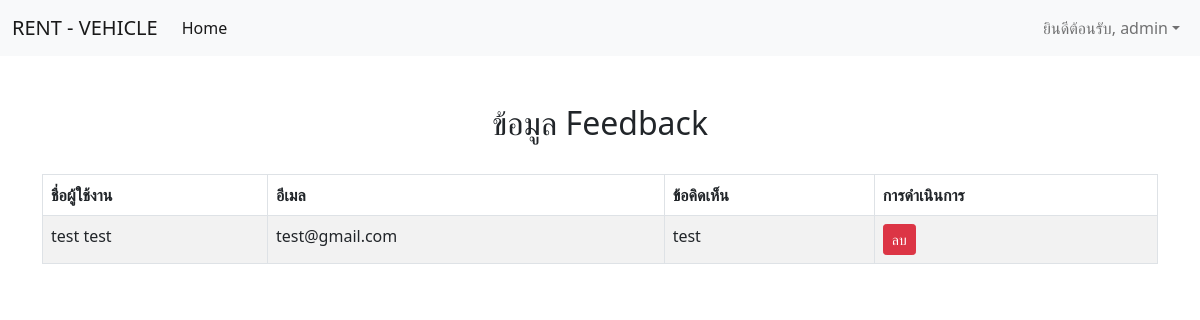
Screenshot of /show_feedback.php (signed in) with the database file from the repository.
### tables this page shows
CREATE TABLE `feedback` (
  `feedback_id` int(11) NOT NULL,
  `name` varchar(100) NOT NULL,
  `e_mail` varchar(100) NOT NULL,
  `message` text NOT NULL,
  `created_at` timestamp NOT NULL DEFAULT current_timestamp()
);

### show_feedback.php (the view, shortened to what this page needs)
<?php
include 'connect.php';
$sql = "SELECT * FROM feedback";
$result = $connection->query($sql);
?>
<!DOCTYPE html>
<html lang="en">
<head>
    <link href="https://cdn.jsdelivr.net/npm/bootstrap@5.0.0/dist/css/bootstrap.min.css" rel="stylesheet">
</head>
<body>
    <?php include 'admin_menu.php'; ?>
    <div class="container mt-5">
        <h2 class="text-center">ข้อมูล Feedback</h2>
        <br>
        <table class="table table-bordered table-striped">
            <thead>
                <tr>
                    <th>ชื่อผู้ใช้งาน</th>
                    <th>อีเมล</th>
                    <th>ข้อคิดเห็น</th>
                    <th>การดำเนินการ</th>
                </tr>
            </thead>
            <tbody>
                <?php
                if ($result->num_rows > 0) {
                    while ($row = $result->fetch_assoc()) {
                        echo "<tr>";
                        echo "<td>" . htmlspecialchars($row['name']) . "</td>";
                        echo "<td>" . htmlspecialchars($row['e_mail']) . "</td>";
                        echo "<td>" . htmlspecialchars($row['message']) . "</td>";
                        echo "<td>";
                        echo "<form method='POST' onsubmit='return confirm(\"คุณแน่ใจหรือไม่ว่าต้องการลบ Feedback นี้?\");'>";
                        echo "<button type='submit' class='btn btn-danger btn-sm'>ลบ</button>";
                        echo "</form>";
                        echo "</td>";
                        echo "</tr>";
                    }
                } else {
                    echo "<tr><td colspan='4'>ไม่มีข้อมูล Feedback</td></tr>";
                }
                ?>
            </tbody>
        </table>
    </div>
</body>
</html>

### rows the page displays
feedback: name "test test", e_mail "test@gmail.com", message "test"

### other values shown
$loggedInUsername "admin"
